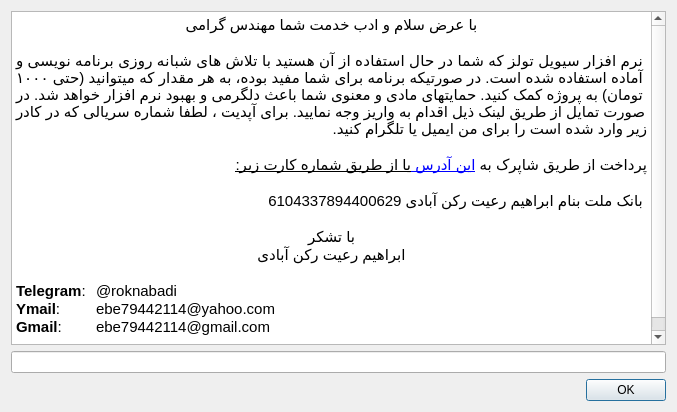
<?xml version="1.0" encoding="UTF-8"?>
<ui version="4.0">
 <class>about</class>
 <widget class="QDialog" name="about">
  <property name="windowModality">
   <enum>Qt::NonModal</enum>
  </property>
  <property name="geometry">
   <rect>
    <x>0</x>
    <y>0</y>
    <width>677</width>
    <height>412</height>
   </rect>
  </property>
  <property name="windowTitle">
   <string>Dialog</string>
  </property>
  <property name="modal">
   <bool>false</bool>
  </property>
  <layout class="QHBoxLayout" name="horizontalLayout">
   <item>
    <layout class="QVBoxLayout" name="verticalLayout">
     <item>
      <widget class="QTextEdit" name="textEdit">
       <property name="html">
        <string>&lt;!DOCTYPE HTML PUBLIC &quot;-//W3C//DTD HTML 4.0//EN&quot; &quot;http://www.w3.org/TR/REC-html40/strict.dtd&quot;&gt;
&lt;html&gt;&lt;head&gt;&lt;meta name=&quot;qrichtext&quot; content=&quot;1&quot; /&gt;&lt;style type=&quot;text/css&quot;&gt;
p, li { white-space: pre-wrap; }
&lt;/style&gt;&lt;/head&gt;&lt;body style=&quot; font-family:'Ubuntu'; font-size:11pt; font-weight:400; font-style:normal;&quot;&gt;
&lt;p align=&quot;center&quot; dir='rtl' style=&quot; margin-top:0px; margin-bottom:0px; margin-left:0px; margin-right:0px; -qt-block-indent:0; text-indent:0px;&quot;&gt;با عرض سلام و ادب خدمت شما مهندس گرامی&lt;/p&gt;
&lt;p align=&quot;center&quot; dir='rtl' style=&quot;-qt-paragraph-type:empty; margin-top:0px; margin-bottom:0px; margin-left:0px; margin-right:0px; -qt-block-indent:0; text-indent:0px;&quot;&gt;&lt;br /&gt;&lt;/p&gt;
&lt;p align=&quot;justify&quot; dir='rtl' style=&quot; margin-top:0px; margin-bottom:0px; margin-left:0px; margin-right:0px; -qt-block-indent:0; text-indent:0px;&quot;&gt;نرم افزار سیویل تولز که شما در حال استفاده از آن هستید با تلاش های شبانه روزی برنامه نویسی و آماده استفاده شده است. در صورتیکه برنامه برای شما مفید بوده، به هر مقدار که میتوانید (حتی ۱۰۰۰ تومان) به پروژه کمک کنید. حمایتهای مادی و معنوی شما باعث دلگرمی و بهبود نرم افزار خواهد شد. در صورت تمایل از طریق لینک ذیل اقدام به واریز وجه نمایید. برای آپدیت ، لطفا شماره سریالی که در کادر زیر وارد شده است را برای من ایمیل یا تلگرام کنید.&lt;/p&gt;
&lt;p align=&quot;right&quot; dir='rtl' style=&quot;-qt-paragraph-type:empty; margin-top:0px; margin-bottom:0px; margin-left:0px; margin-right:0px; -qt-block-indent:0; text-indent:0px;&quot;&gt;&lt;br /&gt;&lt;/p&gt;
&lt;p align=&quot;right&quot; dir='rtl' style=&quot; margin-top:0px; margin-bottom:0px; margin-left:0px; margin-right:0px; -qt-block-indent:0; text-indent:0px;&quot;&gt;پرداخت از طریق شاپرک به &lt;a href=&quot;https://payping.ir/@ebe79442114@gmail.com
&quot;&gt;&lt;span style=&quot; text-decoration: underline; color:#0000ff;&quot;&gt;این آدرس &lt;/span&gt;&lt;/a&gt;&lt;a href=&quot;https://payping.ir/@ebe79442114@gmail.com
&quot;&gt;&lt;span style=&quot; text-decoration: underline; color:#000000;&quot;&gt;یا از طریق شماره کارت زیر:&lt;/span&gt;&lt;/a&gt;&lt;/p&gt;
&lt;p align=&quot;right&quot; dir='rtl' style=&quot;-qt-paragraph-type:empty; margin-top:0px; margin-bottom:0px; margin-left:0px; margin-right:0px; -qt-block-indent:0; text-indent:0px;&quot;&gt;&lt;br /&gt;&lt;/p&gt;
&lt;p align=&quot;right&quot; dir='rtl' style=&quot; margin-top:0px; margin-bottom:0px; margin-left:0px; margin-right:0px; -qt-block-indent:0; text-indent:0px;&quot;&gt; بانک ملت بنام ابراهیم رعیت&lt;span style=&quot; color:#000000;&quot;&gt; رکن آبادی 6104337894400629&lt;/span&gt;&lt;/p&gt;
&lt;p align=&quot;right&quot; dir='rtl' style=&quot;-qt-paragraph-type:empty; margin-top:0px; margin-bottom:0px; margin-left:0px; margin-right:0px; -qt-block-indent:0; text-indent:0px; font-weight:600;&quot;&gt;&lt;br /&gt;&lt;/p&gt;
&lt;p align=&quot;center&quot; dir='rtl' style=&quot; margin-top:0px; margin-bottom:0px; margin-left:0px; margin-right:0px; -qt-block-indent:0; text-indent:0px;&quot;&gt;با تشکر&lt;/p&gt;
&lt;p align=&quot;center&quot; dir='rtl' style=&quot; margin-top:0px; margin-bottom:0px; margin-left:0px; margin-right:0px; -qt-block-indent:0; text-indent:0px;&quot;&gt;ابراهیم رعیت رکن آبادی&lt;/p&gt;
&lt;p align=&quot;right&quot; dir='rtl' style=&quot;-qt-paragraph-type:empty; margin-top:0px; margin-bottom:0px; margin-left:0px; margin-right:0px; -qt-block-indent:0; text-indent:0px;&quot;&gt;&lt;br /&gt;&lt;/p&gt;
&lt;p style=&quot; margin-top:0px; margin-bottom:0px; margin-left:0px; margin-right:0px; -qt-block-indent:0; text-indent:0px;&quot;&gt;&lt;span style=&quot; font-weight:600;&quot;&gt;Telegram&lt;/span&gt;: 	@roknabadi&lt;/p&gt;
&lt;p style=&quot; margin-top:0px; margin-bottom:0px; margin-left:0px; margin-right:0px; -qt-block-indent:0; text-indent:0px;&quot;&gt;&lt;span style=&quot; font-weight:600;&quot;&gt;Ymail&lt;/span&gt;: 	ebe79442114@yahoo.com&lt;/p&gt;
&lt;p style=&quot; margin-top:0px; margin-bottom:0px; margin-left:0px; margin-right:0px; -qt-block-indent:0; text-indent:0px;&quot;&gt;&lt;span style=&quot; font-weight:600;&quot;&gt;Gmail&lt;/span&gt;: 	ebe79442114@gmail.com&lt;/p&gt;
&lt;p align=&quot;right&quot; dir='rtl' style=&quot;-qt-paragraph-type:empty; margin-top:0px; margin-bottom:0px; margin-left:0px; margin-right:0px; -qt-block-indent:0; text-indent:0px; font-weight:600;&quot;&gt;&lt;br /&gt;&lt;/p&gt;&lt;/body&gt;&lt;/html&gt;</string>
       </property>
      </widget>
     </item>
     <item>
      <widget class="QLineEdit" name="serial"/>
     </item>
     <item>
      <widget class="QDialogButtonBox" name="buttonBox">
       <property name="orientation">
        <enum>Qt::Horizontal</enum>
       </property>
       <property name="standardButtons">
        <set>QDialogButtonBox::Ok</set>
       </property>
      </widget>
     </item>
    </layout>
   </item>
  </layout>
 </widget>
 <resources/>
 <connections>
  <connection>
   <sender>buttonBox</sender>
   <signal>accepted()</signal>
   <receiver>about</receiver>
   <slot>accept()</slot>
   <hints>
    <hint type="sourcelabel">
     <x>248</x>
     <y>254</y>
    </hint>
    <hint type="destinationlabel">
     <x>157</x>
     <y>274</y>
    </hint>
   </hints>
  </connection>
  <connection>
   <sender>buttonBox</sender>
   <signal>rejected()</signal>
   <receiver>about</receiver>
   <slot>reject()</slot>
   <hints>
    <hint type="sourcelabel">
     <x>316</x>
     <y>260</y>
    </hint>
    <hint type="destinationlabel">
     <x>286</x>
     <y>274</y>
    </hint>
   </hints>
  </connection>
 </connections>
</ui>
